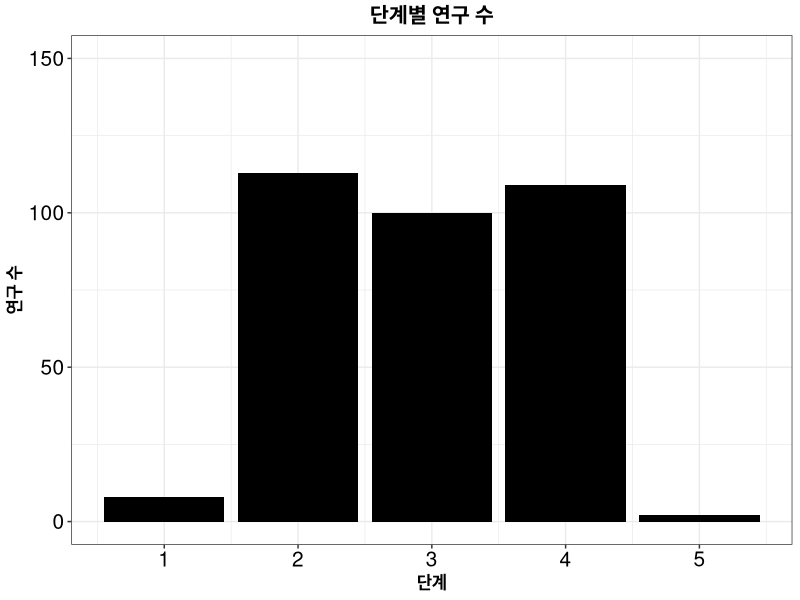
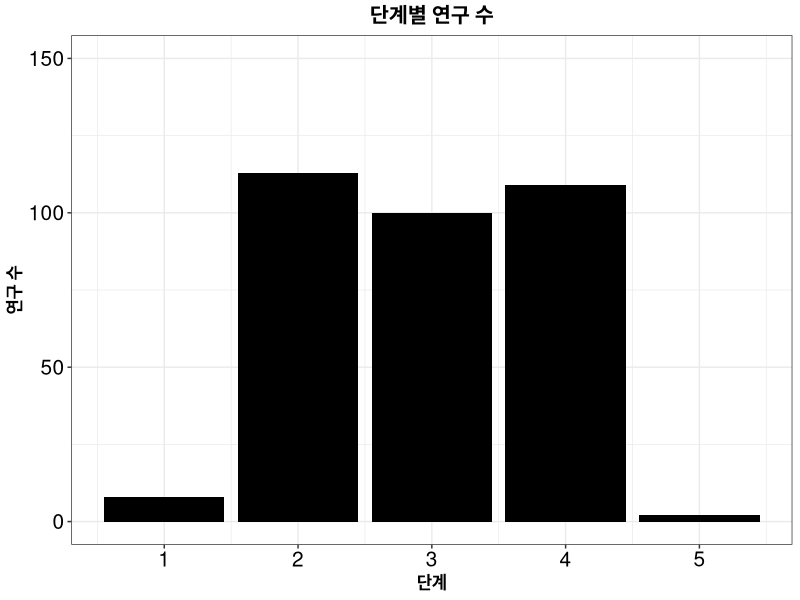

Here is the R script that generated these plots, in order:
library(ggplot2)
library(here)
library(readr)

data <- read_csv("./Data/Reproducibility_of_Korean_Archaeology.csv")

ggplot(data) +
    geom_bar(aes(x=data$단계),
             fill='black') +
    theme_bw() +
    theme(plot.title = element_text(hjust = 0.5,size=15,face='bold')) +
    ggtitle("단계별 연구 수") +
    labs(x = "단계", y = "연구 수") +
    scale_y_continuous(limits = c(0, 150), breaks=seq(0, 150, 50)) +
    theme(plot.caption = element_text(size = 12, hjust = 0),
      legend.title=element_text(size=18),
      legend.text=element_text(size=15),
      axis.text = element_text(size=15, colour="black"),
      axis.title.x = element_text(size=12, colour="black", face='bold'),
      axis.title.y = element_text(size=12, colour="black", face='bold'))

ggsave(here("./Graph/Fig_1-2.tiff"), dpi=300, width=6, height=6, units='in')
